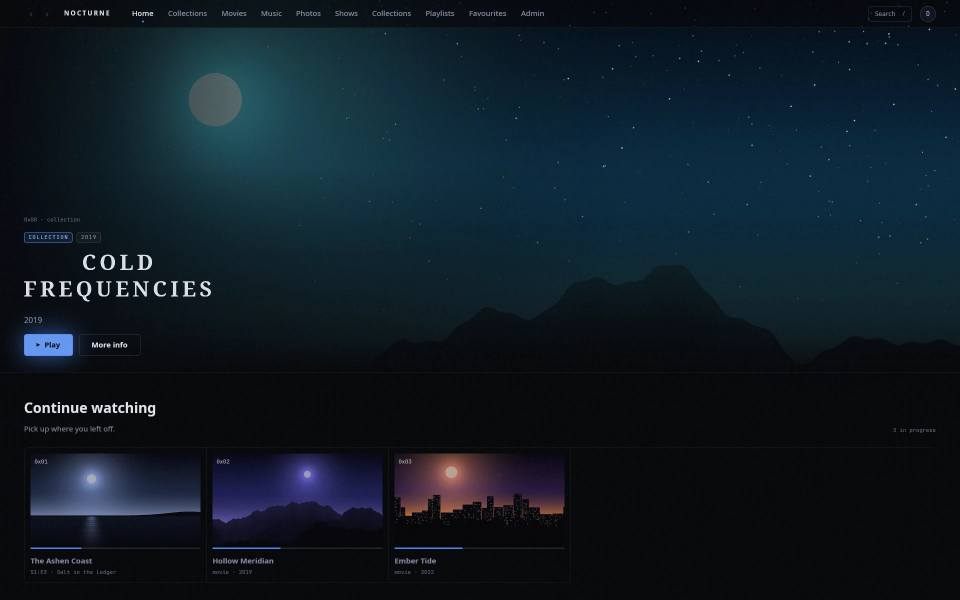
#> input picture website/src/lib/screens/01-home.webp, 1920 x 1200 px, found by its file name (shown at 1/2 size); its folder holds 4 pictures in this run
$ python make-assets.py
#> lines starting #> are read from the running program, lines starting #| are printed output that depends on the picture; after the words box and inside, x2 and y2 are one past the last pixel; in counts of white or black regions, pixels touching at a corner belong together
#!/usr/bin/env python3
"""Maintainer tool: regenerate the site's responsive images from the full-size captures.
Run from website/:  python3 scripts/make-assets.py   (needs Pillow; ImageMagick `magick` adds sharp-YUV chroma)

Input : src/lib/screens/*.webp, 3840x2160 (16:9) captures. Never served directly.
Output: src/lib/screens/sized/NAME-W.webp (WebP q92, method 6, sharp YUV when magick exists), never upscaled,
        and static/og.jpg (1200x630, supersampled from 2400x1260). Idempotent: sized/ is wiped and rebuilt.
AVIF was measured (q80, speed 6) against WebP q92 and is only about 5-15 percent smaller at about equal PSNR, with softer UI
text, so it is not served: WebP only keeps the markup simple and the CSP (img-src 'self') unchanged."""
import glob, io, os, shutil, subprocess
from PIL import Image, ImageDraw, ImageFilter, ImageFont

SRC, OUT = "src/lib/screens", "src/lib/screens/sized"
QUALITY = 92
WIDTHS = (640, 1280, 1920, 2560, 3840)
# Widest variant worth shipping per image, from its slot on the page (see Tour.svelte, Hero.svelte). Default 2560:
# the two-up and framed stills are at most ~750 css px wide (2560 covers 3x phones and 2x laptops).
# The full-bleed stills are up to 1680 css px (3360 px at 2x), so they keep the native 3840.
MAX_W = {"01-home": 3840, "06-playback": 3840}
DEFAULT_MAX = 2560
SKIP_FULL = {"picker", "05-search", "03-movie-detail", "smart-menu", "downloads", "hdr", "trakt", "sections"}  # close-ups only

# Close-ups, as fractions (x0, y0, x1, y1) of the capture so they do not depend on its resolution, plus the widest
# variant. Framed on the 3840x2160 captures; check by eye after a recapture (open sized/*-crop-*.webp).
CROPS = {
    # command palette with its results list (one title found on several sources)
    "search-crop": ("05-search", (0.30, 0.01, 0.70, 0.41), 1280),
    # "Server changes" paragraph and the "Allow NOCTURNE to change data" row with its OFF switch (.reticle in app.css)
    "settings-crop": ("07-settings", (0.02, 0.30, 0.98, 0.48), 2560),
    # "Who's watching?" tiles, centred, 16:9 like the account-menu still beside it
    "picker-crop": ("picker", (0.25, 0.25, 0.75, 0.75), 1920),
    # video picture without the control bar (about 24:13, like the layer stack in How.svelte)
    "video-crop": ("06-playback", (0.025, 0.0, 0.975, 0.905), 1280),
    # the player control bar and seek line (stops above the mouse pointer at the bottom edge)
    "controls-crop": ("06-playback", (0.0, 0.92, 1.0, 1.0), 1280),
    # the Versions and sources picker on the movie detail page, 16:9 like the series still beside it
    "alternates-crop": ("03-movie-detail", (0.30, 0.30, 0.70, 0.70), 1920),
    # 0.4 captures (3840x2160 headless, scale 2, see README)
    # the header's Smart menu with the five starter collections
    "smart-menu-crop": ("smart-menu", (0.31, 0.0, 0.65, 0.34), 1280),
    # the Downloads panel with one transfer in progress, 16:9
    "downloads-crop": ("downloads", (0.30, 0.30, 0.70, 0.70), 1536),
    # the HDR question in the player, 16:9
    "hdr-crop": ("hdr", (0.30, 0.30, 0.70, 0.70), 1536),
    # the default Trakt dialog over Settings (not signed in): Connect Trakt, the advanced own-Client-ID option
    "trakt-crop": ("trakt", (0.342, 0.288, 0.658, 0.712), 1536),
    # 0.5 captures (same setup)
    # the Sections editor of one server (Settings, Sources), view-only while server changes are off
    "sections-crop": ("sections", (0.355, 0.19, 0.645, 0.81), 1280),
}


def save_webp(im, path):
    """WebP q92 method 6. ImageMagick (libwebp, use-sharp-yuv) when present, else Pillow (same, without sharp YUV)."""
    if shutil.which("magick"):
        ppm = io.BytesIO()
        im.save(ppm, "PPM")
        r = subprocess.run(["magick", "ppm:-", "-define", "webp:method=6", "-define", "webp:use-sharp-yuv=1",
                            "-quality", str(QUALITY), f"webp:{path}"], input=ppm.getvalue(), capture_output=True)
        if r.returncode == 0:
            return
    im.save(path, "WEBP", quality=QUALITY, method=6)


def variants(im, name, cap):
    ws = sorted({w for w in WIDTHS if w <= min(cap, im.width)} | ({im.width} if im.width <= cap else set()))
    if not ws:  # crop narrower than the smallest step: ship it as it is
        ws = [im.width]
    for w in ws:
        r = im if w == im.width else im.resize((w, round(im.height * w / im.width)), Image.LANCZOS)
        save_webp(r, f"{OUT}/{name}-{w}.webp")


os.makedirs(OUT, exist_ok=True)
for f in glob.glob(f"{OUT}/*.webp"):
    os.remove(f)
for f in sorted(glob.glob(f"{SRC}/*.webp")):
    base = os.path.basename(f)[:-5]
    if base in SKIP_FULL:
        continue
    variants(Image.open(f).convert("RGB"), base, MAX_W.get(base, DEFAULT_MAX))
for key, (src, frac, cap) in CROPS.items():
    if not os.path.exists(f"{SRC}/{src}.webp"):
        print(f"skip {key}: no capture")
        continue
    x0, y0, x1, y1 = frac
    im = Image.open(f"{SRC}/{src}.webp").convert("RGB")
    box = (round(x0 * im.width), round(y0 * im.height), round(x1 * im.width), round(y1 * im.height))
    variants(im.crop(box), key, cap)

# OG image 1200x630 (drawn at 2x and reduced, so edges and text are clean): indigo night, home + loading overlay, wordmark.
S = 2
#> S = 2
W, H = 1200 * S, 630 * S
#> W = 2400; H = 1260
BG = (7, 8, 12)
bg = Image.new("RGB", (W, H), BG)
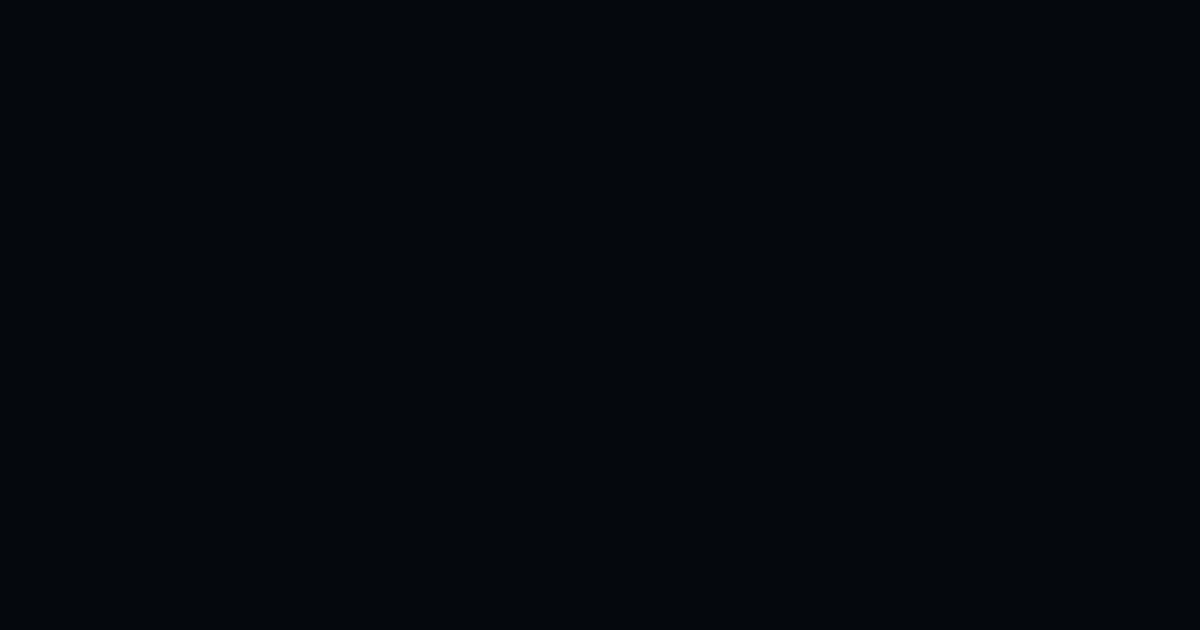
#> bg: PIL image 2400x1260 RGB (shown at 1/2 size); mean R, G, B 7, 8, 12
glow = Image.new("RGB", (W, H), BG)
d = ImageDraw.Draw(glow)
d.ellipse((560 * S, -260 * S, 1360 * S, 340 * S), fill=(52, 60, 170))
d.ellipse((-200 * S, -300 * S, 440 * S, 200 * S), fill=(30, 70, 150))
bg = Image.blend(bg, glow.filter(ImageFilter.GaussianBlur(140 * S)), 0.9)
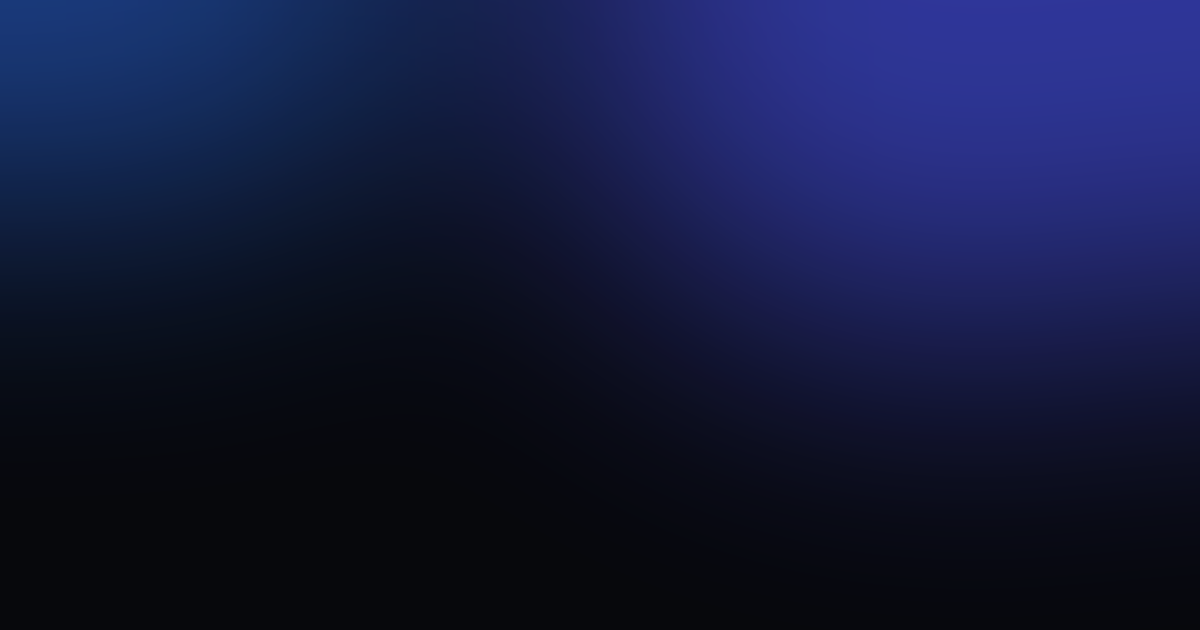
#> bg: PIL image 2400x1260 RGB (shown at 1/2 size); mean R, G, B 18.5, 24.5, 58.7


def card(path, w, pos):
#> called with path = 'src/lib/screens/01-home.webp', w = 700, pos = (440, 170)
    w, pos = w * S, (pos[0] * S, pos[1] * S)
#> w = 1400; pos = (880, 340)
    im = Image.open(path).convert("RGB")
#> im is the input picture: PIL image 1920x1200 RGB; mean R, G, B 15.2, 27.4, 36.5
    im = im.resize((w, round(im.height * w / im.width)), Image.LANCZOS)
#> im: PIL image 1400x875 RGB
    m = Image.new("L", im.size, 0)
#> m: PIL image 1400x875 L; every value is 0
    ImageDraw.Draw(m).rounded_rectangle((0, 0, *im.size), 14 * S, fill=255)
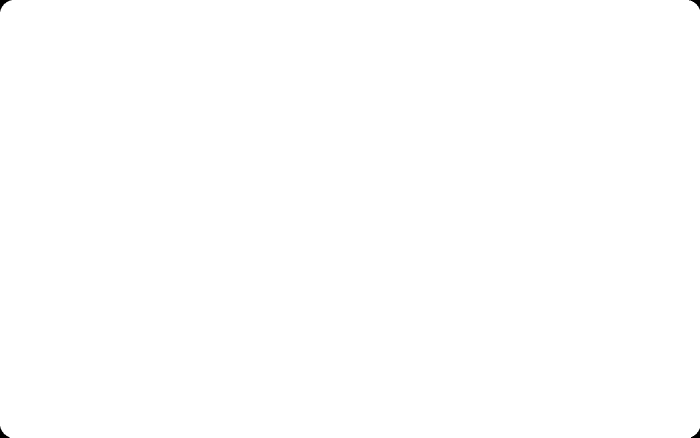
#> m: PIL image 1400x875 L (shown at 1/2 size); 100% white; 4 black regions, box (x1, y1, x2, y2) and area: (0, 0, 23, 23) 174, (1378, 0, 1400, 19) 151, (0, 853, 19, 875) 151, (1382, 857, 1400, 875) 129
    pad = Image.new("L", (im.width + 4 * S, im.height + 4 * S), 0)
#> pad: PIL image 1408x883 L; every value is 0
    ImageDraw.Draw(pad).rounded_rectangle((0, 0, *pad.size), 16 * S, fill=255 // 6)
#> pad: PIL image 1408x883 L; values 0 (black) and 42 (white), 99.9% white; 4 black regions, box (x1, y1, x2, y2) and area: (0, 0, 27, 27) 230, (1382, 0, 1408, 23) 203, (0, 857, 23, 883) 203, (1386, 861, 1408, 883) 177
    bg.paste(Image.new("RGB", pad.size, (255, 255, 255)), (pos[0] - 2 * S, pos[1] - 2 * S), pad)
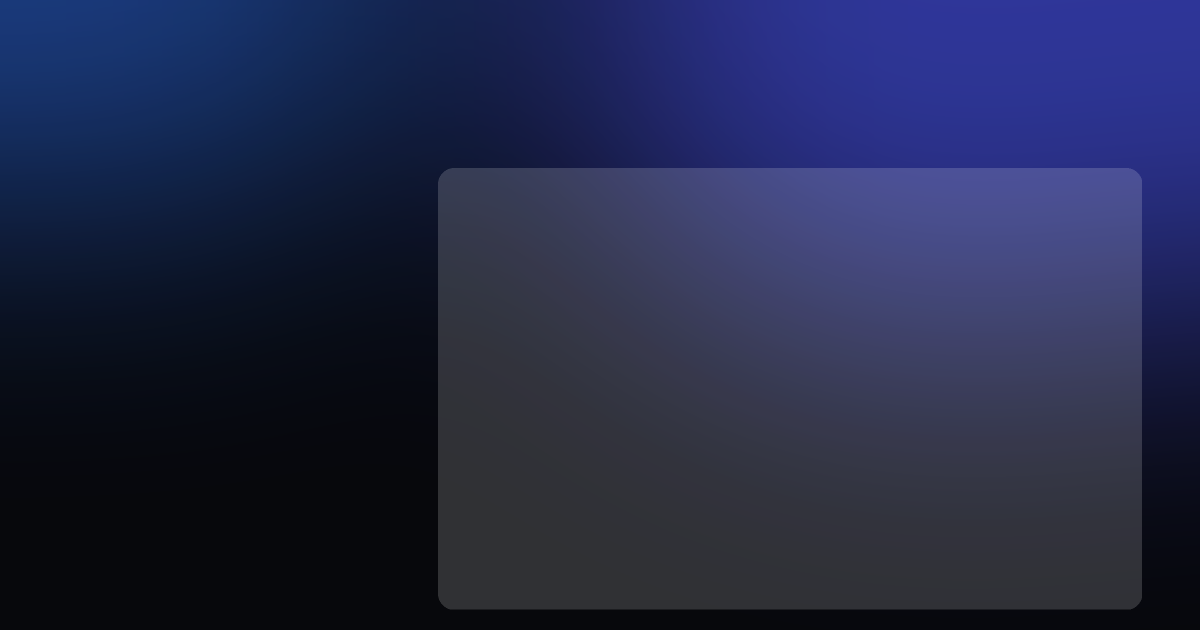
#> bg: PIL image 2400x1260 RGB (shown at 1/2 size); mean R, G, B 34.7, 40.5, 72.7
    bg.paste(im, pos, m)
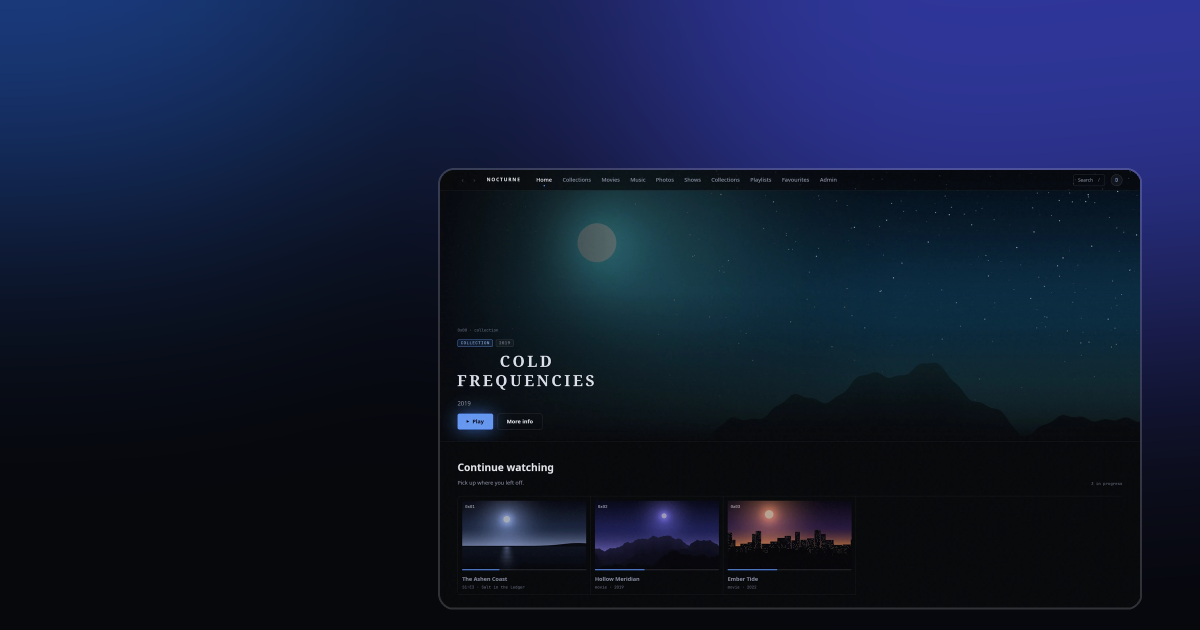
#> bg: PIL image 2400x1260 RGB (shown at 1/2 size); mean R, G, B 18, 27.8, 53.9


card(f"{SRC}/01-home.webp", 700, (440, 170))
card(f"{SRC}/12-loading.webp", 520, (150, 350))
#> (the run stopped early here; a loop or call above may not have finished)
